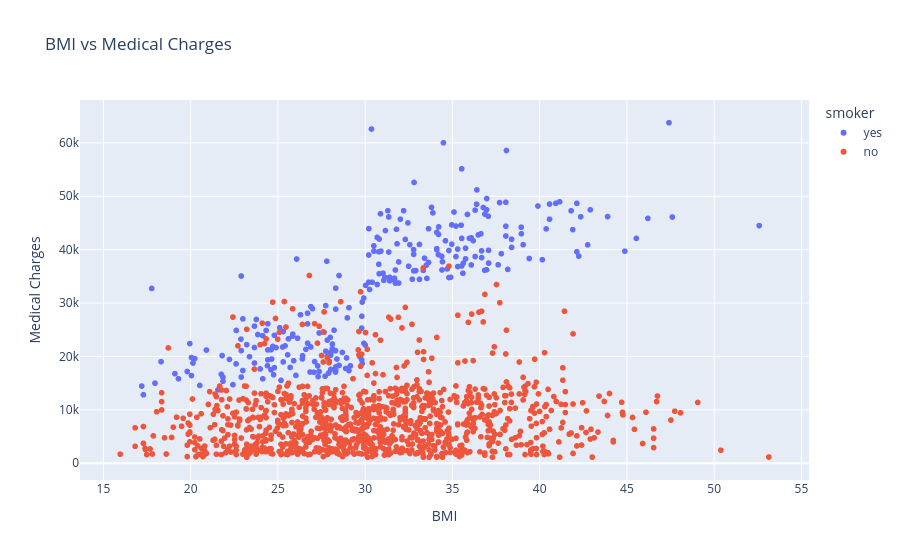

Notebook cell for this chart:
### Code cell
fig = px.scatter(
   df,
   x="bmi",
   y="charges",
   color="smoker",
   title="BMI vs Medical Charges",
   labels={
       "bmi": "BMI",
       "charges": "Medical Charges"
   }
)
fig.show()

### Figure 1 — Plotly figure (JSON) as saved in the notebook; plotly's stock layout.template omitted (floating-point values rounded to 4 significant figures; data arrays with more than 128 entries replaced by an {"elided": "..."} marker saying what was removed)
{"data": [{"hovertemplate": "smoker=yes<br>BMI=%{x}<br>Medical Charges=%{y}<extra></extra>", "legendgroup": "yes", "marker": {"color": "#636efa", "symbol": "circle"}, "mode": "markers", "name": "yes", "showlegend": true, "type": "scattergl", "x": {"elided": "274 float values"}, "xaxis": "x", "y": {"elided": "274 float values"}, "yaxis": "y"}, {"hovertemplate": "smoker=no<br>BMI=%{x}<br>Medical Charges=%{y}<extra></extra>", "legendgroup": "no", "marker": {"color": "#EF553B", "symbol": "circle"}, "mode": "markers", "name": "no", "showlegend": true, "type": "scattergl", "x": {"elided": "1064 float values"}, "xaxis": "x", "y": {"elided": "1064 float values"}, "yaxis": "y"}], "layout": {"legend": {"title": {"text": "smoker"}, "tracegroupgap": 0}, "title": {"text": "BMI vs Medical Charges"}, "xaxis": {"anchor": "y", "domain": [0, 1], "title": {"text": "BMI"}}, "yaxis": {"anchor": "x", "domain": [0, 1], "title": {"text": "Medical Charges"}}}}
